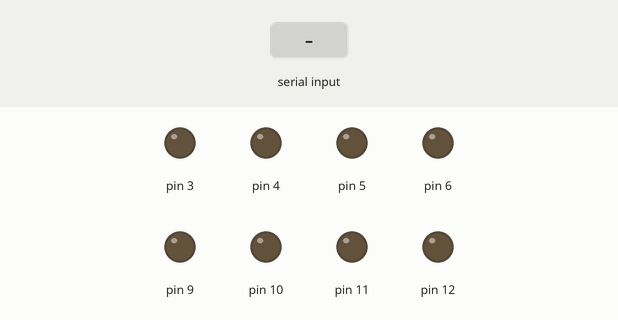
Simulated run of this sketch. Board: Arduino Uno, built with avr-gcc and run on an emulated ATmega328P. Shown: output pins drawn as LEDs (lit = HIGH). The inputs (shaded band) are chosen by the test bench.

Above: at 1.2 s.
1.3 s: "f" received over Serial
At 1.8 s:
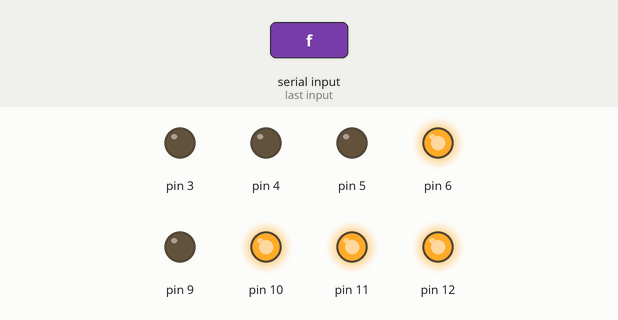
2.8 s: "b" received over Serial
At 4.0 s:
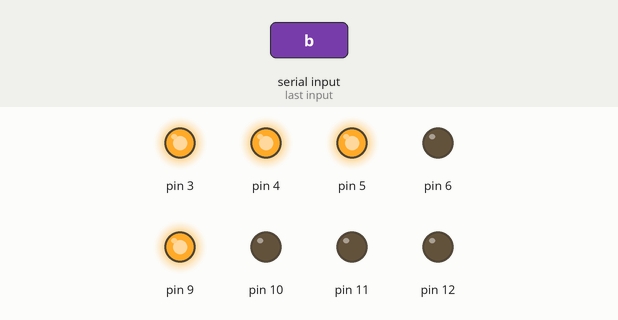
4.3 s: "r" received over Serial
At 5.3 s:
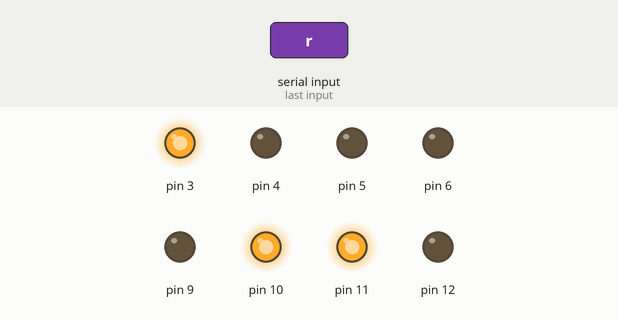
5.8 s: "l" received over Serial
At 6.4 s:
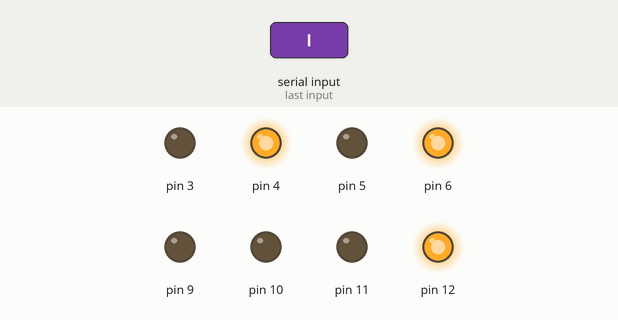
7.3 s: "s" received over Serial
At 7.6 s:
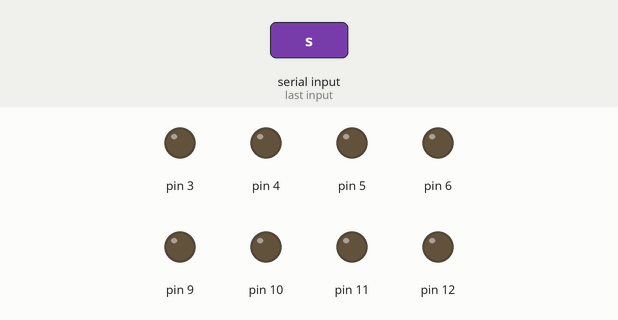
Timing chart, 0 to 9.8 s (numbered marks = the images above; inputs shaded):
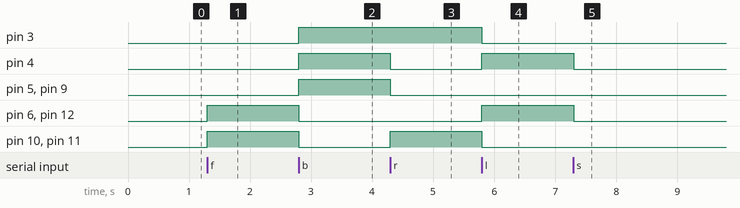

Measured:
- after the input at 1.3 s, pin 6, pin 10–12: LOW → HIGH at once
- after the input at 2.8 s, pin 3–5, pin 9: LOW → HIGH at once; pin 6, pin 10–12: HIGH → LOW at once
- after the input at 4.3 s, pin 4, pin 5, pin 9: HIGH → LOW at once; pin 10, pin 11: LOW → HIGH at once
- after the input at 5.8 s, pin 3, pin 10, pin 11: HIGH → LOW at once; pin 4, pin 6, pin 12: LOW → HIGH at once
- after the input at 7.3 s, pin 4, pin 6, pin 12: HIGH → LOW at once

The sketch:

carcar.ino
```cpp
void setup()
{
  pinMode(5,OUTPUT);
  pinMode(6,OUTPUT);
  pinMode(9,OUTPUT);
  pinMode(10,OUTPUT);
  pinMode(3,OUTPUT);  //右下
  pinMode(4,OUTPUT);  //左下
  pinMode(11,OUTPUT);  //右上
  pinMode(12,OUTPUT);//左上
  Serial.begin(9600);
}


int income=0;
void loop()
{
  if(Serial.available()>0)
  {
    income=Serial.read();
    switch(income)
    {
      case 'f':forward();break;
      case 'b':backward();break;
      case 'r':right();break;
      case 'l':left();break;
      case 's':stop();break;
      default:break;
    }
  }
}

void forward()
{
  digitalWrite(5,LOW);
  digitalWrite(6,HIGH);
  digitalWrite(9,LOW);
  digitalWrite(10,HIGH);

  digitalWrite(3,LOW);
  digitalWrite(4,LOW);
  digitalWrite(11,HIGH);
  digitalWrite(12,HIGH);
}

void backward()
{
  digitalWrite(5,HIGH);
  digitalWrite(6,LOW);
  digitalWrite(9,HIGH);
  digitalWrite(10,LOW);

  digitalWrite(3,HIGH);
  digitalWrite(4,HIGH);
  digitalWrite(11,LOW);
  digitalWrite(12,LOW);
}
void right()
{
  digitalWrite(5,LOW);
  digitalWrite(6,LOW);
  digitalWrite(9,LOW);
  digitalWrite(10,HIGH);

  digitalWrite(3,HIGH);
  digitalWrite(4,LOW);
  digitalWrite(11,HIGH);
  digitalWrite(12,LOW);
}
void left()
{
  digitalWrite(5,LOW);
  digitalWrite(6,HIGH);
  digitalWrite(9,LOW);
  digitalWrite(10,LOW);

  digitalWrite(3,LOW);
  digitalWrite(4,HIGH);
  digitalWrite(11,LOW);
  digitalWrite(12,HIGH);
}
void stop()
{
  digitalWrite(5,LOW);
  digitalWrite(6,LOW);
  digitalWrite(9,LOW);
  digitalWrite(10,LOW);

  digitalWrite(3,LOW);
  digitalWrite(4,LOW);
  digitalWrite(11,LOW);
  digitalWrite(12,LOW);
}
```
